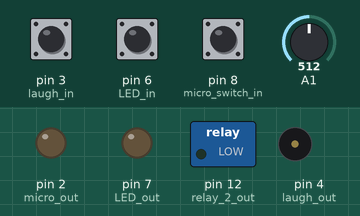
A sketch run on a simulated Arduino Uno, built with avr-gcc and run on an emulated ATmega328P. On the bench: switched loads named in the sketch (green lamp = pin HIGH), output pins drawn as LEDs (lit = HIGH), buzzer (waves = sounding). The test bench sets the inputs (shaded band); at power-on: pin 3 (laugh_in) HIGH, pin 8 (micro_switch_in) HIGH, pin 6 (LED_in) HIGH, A1 = 512. What the sketch prints to the serial monitor is not drawn.

Above: at 1.2 s.
1.3 s: pin 3 (laugh_in) pulled LOW for 0.15 s
At 1.8 s:
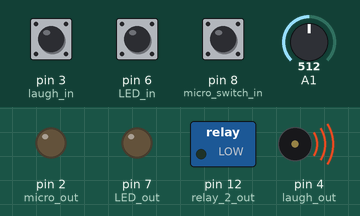
4.4 s: pin 8 (micro_switch_in) pulled LOW for 0.15 s
At 5.6 s:
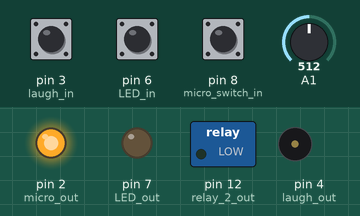
6.0 s: pin 6 (LED_in) pulled LOW for 0.15 s
At 6.3 s:
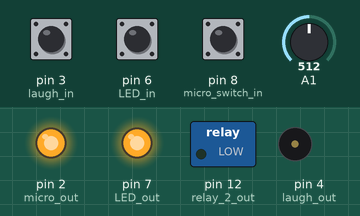
7.6 s: pin 3 (laugh_in) pulled LOW for 1 s
At 8.1 s:
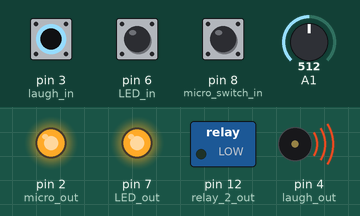
11.4 s: pin 6 (LED_in) pulled LOW for 3.2 s
At 13.5 s:
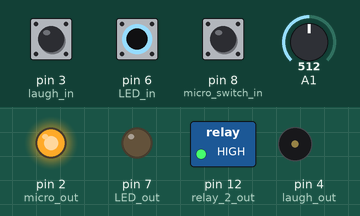
16.1 s: pin 3 (laugh_in) pulled LOW for 0.15 s
At 16.4 s:
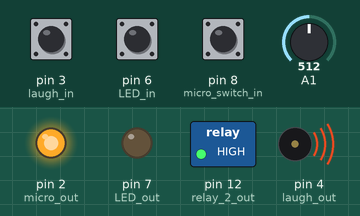
Timing chart, 0 to 19.9 s (numbered marks = the images above; inputs shaded):
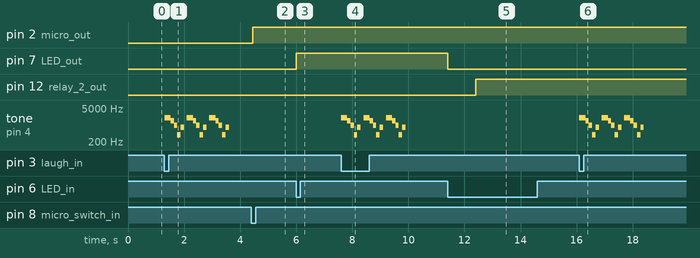

Measured:
- after the input at 1.3 s, tone on pin 4 (laugh_out): silent → 2000 Hz at once, then repeats every 0.80 s: 1500 Hz 0.12 s, 1000 Hz 0.12 s, 400 Hz 0.12 s, 800 Hz 0.12 s, silent 0.10 s, 2000 Hz 0.22 s
- after the input at 4.4 s, pin 2 (micro_out): LOW → HIGH after 0.06 s
- after the input at 6.0 s, pin 7 (LED_out): LOW → HIGH at once
- after the input at 7.6 s, tone on pin 4 (laugh_out): silent → 2000 Hz at once, then repeats every 0.80 s: 1500 Hz 0.12 s, 1000 Hz 0.12 s, 400 Hz 0.12 s, 800 Hz 0.12 s, silent 0.10 s, 2000 Hz 0.22 s, until it stays silent from 9.9 s
- after the input at 11.4 s, pin 7 (LED_out): HIGH → LOW at once; pin 12 (relay_2_out): LOW → HIGH after 1.0 s
- after the input at 16.1 s, tone on pin 4 (laugh_out): silent → 2000 Hz at once, then repeats every 0.80 s: 1500 Hz 0.12 s, 1000 Hz 0.12 s, 400 Hz 0.12 s, 800 Hz 0.12 s, silent 0.10 s, 2000 Hz 0.22 s, until it stays silent from 18.4 s

The sketch:

ready_switch.ino
```cpp
int switcz=0,switcz_micro=0;
int LED_in=6, LED_out=7;
int laugh_in=3, laugh_out=4;
int micro_out=2,micro_switch_in=8;
int relay_2_out=12;
void setup() {
  //Serial, nie ruszać
  Serial.begin(9600);
  //LEDS
  pinMode(LED_in,INPUT_PULLUP);
  pinMode(LED_out,OUTPUT);
  //laugh
  pinMode(laugh_in,INPUT_PULLUP);
  pinMode(laugh_out,OUTPUT);
  //microphone
  pinMode(A1,INPUT_PULLUP);
  pinMode(micro_out,OUTPUT);
  //micro_switch
  pinMode(micro_switch_in,INPUT_PULLUP);
  //relay_2
  pinMode(relay_2_out,OUTPUT);

}
void loop() {
  //Serial.println(analogRead(6));
    slicz(LED_in,LED_out);
    slicz(LED_in,relay_2_out);
    laughter(laugh_in,laugh_out);
    //microphone switch
    int switch_micro=0;
    if(digitalRead(micro_switch_in)==LOW){
      switch_micro++;
      switch_micro%2;
    }
    Serial.println(switch_micro);
    if(switch_micro==1){
      microphone(micro_out);
    }
}
void microphone(int out){
    int val = analogRead(A1);
    //Serial.println(val);
    delay(50);
    if(val>800||val<600){
      //Serial.println("DUPA");
      digitalWrite(out,HIGH);
      }
     else{
      digitalWrite(out,LOW);}
  }
void slicz(int in, int out){
  if(digitalRead(in)==LOW){
    switcz++;
    switcz=switcz%2;
    digitalWrite(out,switcz);
    delay(1000);
    }
    }
void laughter(int in, int out){
  if(digitalRead(in)==LOW){
    for(int i=0;i<3;i++){
      tone(out,2000);
      delay(220);
      tone(out,1500);
      delay(120);
      tone(out,1000);
      delay(120);
      tone(out,400);
      delay(120);
      tone(out,800);
      delay(120);
      noTone(out);
      delay(100);
      }
    }
    else{
      noTone(out);
      }
  }
```
